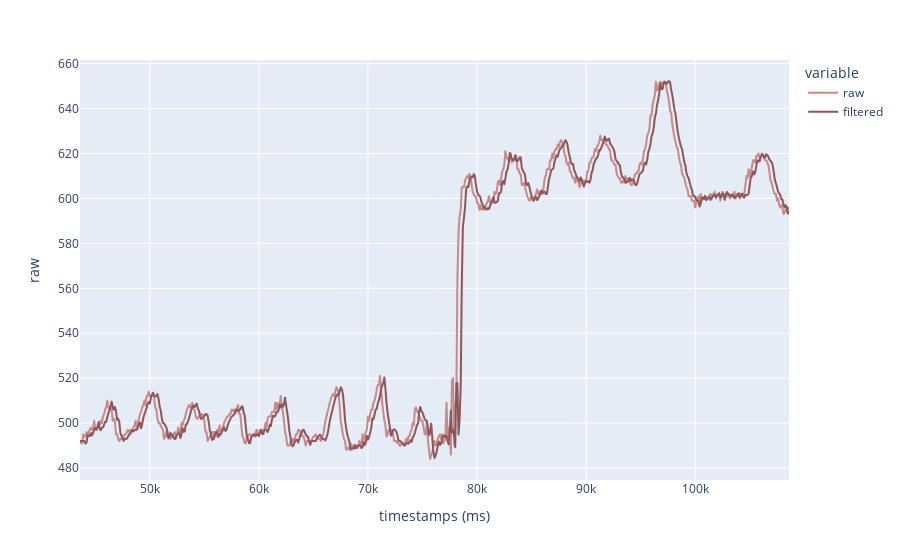

Notebook code for this chart:
### Code cell
#file_path = "./distance_25-11-2022_13-39-33.txt"

data = pd.read_csv(file_path, names=["raw", "filtered","annot"], index_col=0) # in this case, the time column is set as the index

plot_data(data, remove_nan=False, to_plot=["raw", "filtered"])

### Figure 1 — Plotly figure (JSON) as saved in the notebook; plotly's stock layout.template omitted (floating-point values rounded to 4 significant figures; data arrays with more than 128 entries replaced by an {"elided": "..."} marker saying what was removed)
{"data": [{"hovertemplate": "variable=raw<br>timestamps (ms)=%{x}<br>raw=%{y}<extra></extra>", "legendgroup": "raw", "line": {"color": "#C98986", "dash": "solid"}, "marker": {"symbol": "circle"}, "mode": "lines", "name": "raw", "showlegend": true, "type": "scattergl", "x": {"elided": "651 int values"}, "xaxis": "x", "y": {"elided": "651 int values"}, "yaxis": "y"}, {"hovertemplate": "variable=filtered<br>timestamps (ms)=%{x}<br>raw=%{y}<extra></extra>", "legendgroup": "filtered", "line": {"color": "#8B575C", "dash": "solid"}, "marker": {"symbol": "circle"}, "mode": "lines", "name": "filtered", "showlegend": true, "type": "scattergl", "x": {"elided": "651 int values"}, "xaxis": "x", "y": {"elided": "651 float values"}, "yaxis": "y"}], "layout": {"legend": {"title": {"text": "variable"}, "tracegroupgap": 0}, "margin": {"t": 60}, "xaxis": {"anchor": "y", "domain": [0, 1], "title": {"text": "timestamps (ms)"}}, "yaxis": {"anchor": "x", "domain": [0, 1], "title": {"text": "raw"}}}}
